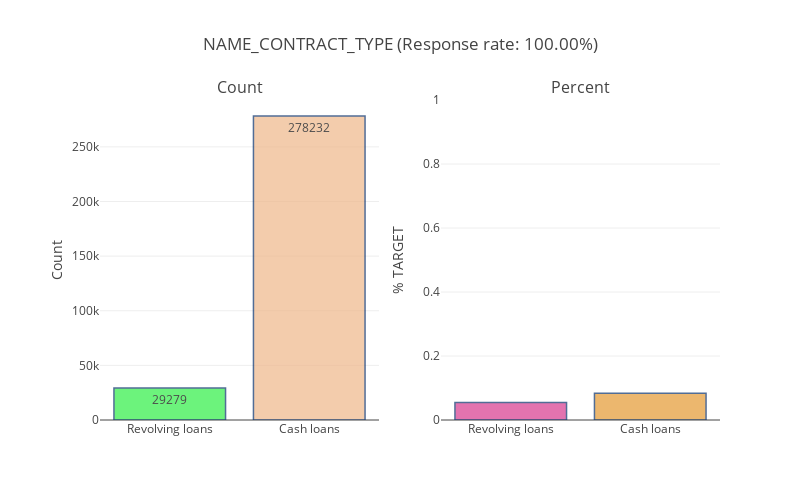

This figure's notebook cell:
### Markdown cell above
### <a id='2_1_1'>2.1.1. Contract type</a>

### Code cell
temp_col = features_dtype_object[0]
plot_count_percent_for_object(application_train, temp_col)

### Figure 1 — Plotly figure (JSON) as saved in the notebook; plotly's stock layout.template omitted (floating-point values rounded to 4 significant figures)
{"data": [{"marker": {"color": ["#2FEE45", "#EFB78A", "#7C20E5", "#63A0E3", "#DB22B4", "#D875F9", "#8F9FCA", "#FD0F62", "#1A36FC", "#0E1962", "#C8CD77", "#E17F5F", "#9FCF47", "#C4B2D7", "#C14234", "#51B1A5", "#477D16", "#1967D4", "#2FAED5", "#A8C135", "#C23727", "#42525B", "#9E14F3", "#C968EE", "#AC9908", "#D92E78", "#48D3F6", "#70D1E9", "#AD38C0", "#9A0C8F", "#D75093", "#0FD224", "#928AF3", "#3BB338", "#4F8DD9", "#B8156E", "#AD6374", "#14A585", "#07A277", "#33208B", "#72A4B2", "#59EE1A", "#4F7217", "#2A0F36", "#C189AC", "#7139EC", "#03517D", "#169B74", "#F456F1", "#132568", "#3384CA", "#471C07", "#4637E3", "#4D0D25", "#41E45D", "#EF55FC", "#EC7BA6", "#2B53B5", "#6F74F0", "#A19B26", "#563F71", "#F82B97", "#F05A5F", "#842843", "#82C2EC", "#0BFDAB", "#7E7CF4", "#992BE9", "#F9A9C6", "#0BE171", "#A61372", "#5B63EA", "#4A85DC", "#1295EB", "#00DE7A", "#F2B305", "#13DE4D", "#978F36", "#B06F6C", "#661896", "#0A309D", "#98405F", "#6F33F0", "#EA714B", "#DCF3F2", "#53BB5F", "#6FEA03", "#BBEFAA", "#FDFA25", "#957C92", "#B8D243", "#6A25BB", "#EB7AAD", "#E5D488", "#1CB9A8", "#2413E0", "#920D5F", "#C8122E", "#8DDB40", "#EF36B5"], "line": {"color": "rgb(8,48,107)", "width": 1.5}}, "name": "Percent", "opacity": 0.7, "orientation": "v", "text": [29279, 278232], "textfont": {"color": "rgb(0, 0, 0)", "size": 12}, "textposition": "auto", "type": "bar", "x": ["Revolving loans", "Cash loans"], "xaxis": "x1", "y": [29279, 278232], "yaxis": "y1"}, {"marker": {"color": ["#D8398E", "#E49A31", "#87F449", "#9F22D9", "#341AA4", "#C2AD0E", "#44FDD5", "#EA98E7", "#68D0F8", "#B61A14", "#8460A3", "#4AA01D", "#916437", "#05ECD3", "#DE215E", "#543AE9", "#7C6979", "#29766F", "#DF60E6", "#1ECA19", "#87AF90", "#6BA24F", "#7C9805", "#67FCE9", "#A96E7F", "#B6FA88", "#B8325B", "#C46F7F", "#1EF7FA", "#0146DD", "#C80391", "#B7621F", "#2C1ED4", "#778D6B", "#2ED1EF", "#781FED", "#4ACB0F", "#841EB9", "#0268E9", "#936AD7", "#4F64EF", "#A16486", "#C03FD6", "#771A34", "#5E44B7", "#C29AF9", "#7A0D03", "#0DE218", "#1D8E5A", "#43E452", "#B896A7", "#939570", "#7329D4", "#5B0A64", "#4EE23D", "#F5EB2D", "#7CBD5A", "#4C5CCD", "#471DF2", "#2A509F", "#9C78E0", "#0887C5", "#797719", "#6C2A93", "#37F9D0", "#76A5DF", "#D4E681", "#D9D674", "#A173D6", "#9F4254", "#DF7FD7", "#522971", "#AE2725", "#7E6727", "#62EC55", "#FAE4DD", "#39C6EF", "#8509CC", "#3F30AF", "#5E1FA9", "#B8083E", "#8416A7", "#7AB682", "#B3F8F4", "#B76144", "#41D1C0", "#E6219B", "#F90D47", "#214F94", "#244DCD", "#FF8DB8", "#B92CA2", "#50E244", "#776B5D", "#D6FC87", "#B9DA51", "#A2D5FD", "#009A40", "#8A4D79", "#DE445D"], "line": {"color": "rgb(8,48,107)", "width": 1.5}}, "opacity": 0.7, "orientation": "v", "text": [["Revolving loans", 0.05478], ["Cash loans", 0.08346]], "textfont": {"color": "rgb(0, 0, 0)", "size": 12}, "textposition": "auto", "type": "bar", "x": ["Revolving loans", "Cash loans"], "xaxis": "x2", "y": [0.05478, 0.08346], "yaxis": "y2"}], "layout": {"annotations": [{"font": {"size": 16}, "showarrow": false, "text": "Count", "x": 0.225, "xanchor": "center", "xref": "paper", "y": 1, "yanchor": "bottom", "yref": "paper"}, {"font": {"size": 16}, "showarrow": false, "text": "Percent", "x": 0.775, "xanchor": "center", "xref": "paper", "y": 1, "yanchor": "bottom", "yref": "paper"}], "height": 500, "margin": {"l": 100}, "showlegend": false, "title": "NAME_CONTRACT_TYPE (Response rate: 100.00%)", "width": 800, "xaxis1": {"anchor": "y1", "domain": [0, 0.45]}, "xaxis2": {"anchor": "y2", "domain": [0.55, 1]}, "yaxis1": {"anchor": "x1", "domain": [0, 1], "title": "Count"}, "yaxis2": {"anchor": "x2", "domain": [0, 1], "range": [0, 1], "title": "% TARGET"}}}
